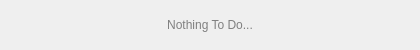
<?xml version="1.0" encoding="UTF-8"?>
<ui version="4.0">
 <class>VoidWidget</class>
 <widget class="QWidget" name="VoidWidget">
  <property name="geometry">
   <rect>
    <x>0</x>
    <y>0</y>
    <width>420</width>
    <height>50</height>
   </rect>
  </property>
  <property name="windowTitle">
   <string>Form</string>
  </property>
  <layout class="QVBoxLayout" name="verticalLayout">
   <item>
    <widget class="QLabel" name="label">
     <property name="layoutDirection">
      <enum>Qt::LayoutDirection::LeftToRight</enum>
     </property>
     <property name="styleSheet">
      <string notr="true">color: grey;</string>
     </property>
     <property name="text">
      <string>Nothing To Do...</string>
     </property>
     <property name="alignment">
      <set>Qt::AlignmentFlag::AlignCenter</set>
     </property>
    </widget>
   </item>
  </layout>
 </widget>
 <resources/>
 <connections/>
</ui>
